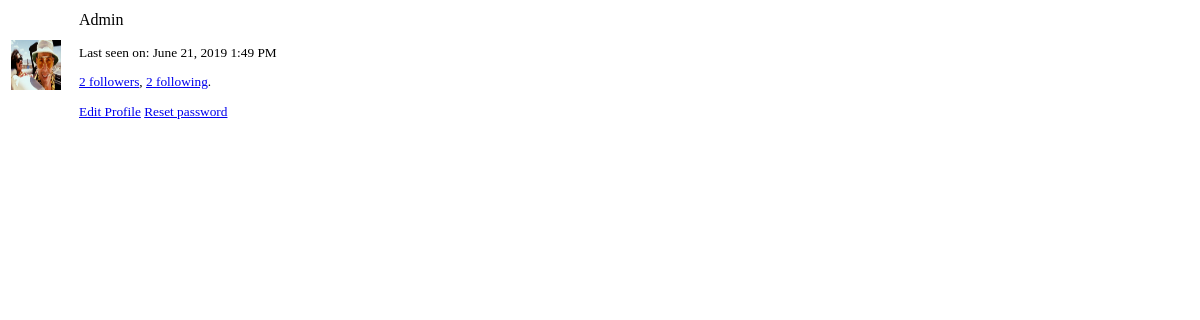
Page /user/Admin/popup (signed in) on the earlier database version.
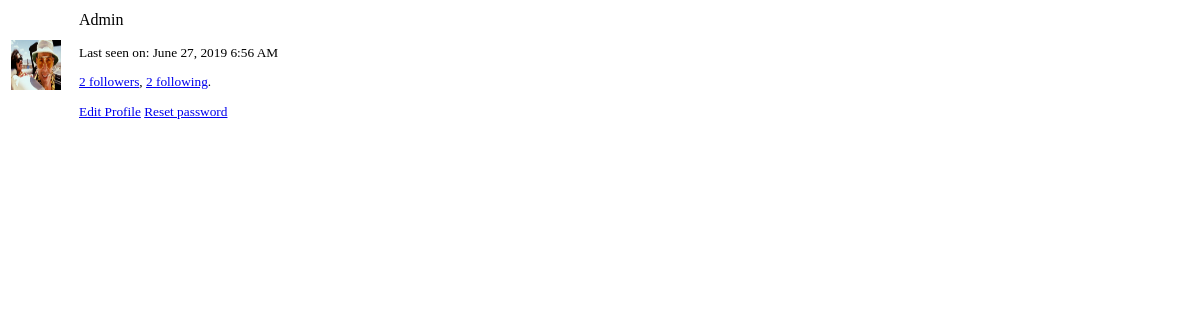
Same page on the later database version.
### app/models.py (models this page shows, shortened)
class User(UserMixin, db.Model):
    id = db.Column(db.Integer, primary_key=True)
    username = db.Column(db.String(64), index=True, unique=True)
    email = db.Column(db.String(128), index=True, unique=True)
    password_hash = db.Column(db.String(128))
    posts = db.relationship('Post', backref='author', lazy='dynamic')
    last_seen = db.Column(db.DateTime, default=datetime.utcnow)
    avatar_filename = db.Column(db.String(64))
    messages_sent = db.relationship('Message', foreign_keys='Message.sender_id',
                                    backref='author', lazy='dynamic')
    messages_received = db.relationship('Message', foreign_keys='Message.recipient_id',
                                        backref='recipient', lazy='dynamic')
    last_message_read_time = db.Column(db.DateTime)
    followed = db.relationship(
        'User',
        secondary=followers,
        primaryjoin=followers.c.follower_id == id,
        secondaryjoin=followers.c.followed_id == id,
        backref=db.backref('followers', lazy='dynamic'),
        lazy='dynamic'
    )
    notifications = db.relationship('Notification', backref='user', lazy='dynamic')
    def avatar(self):
        if not self.avatar_filename:
            return "https://c.tcdn.co/993/fa2/993fa2c0-03d1-11e8-b435-0007cb0b8645/channel256.png"
        else:
            return url_for('static', filename='img/' + self.avatar_filename)

### app/main/routes.py (the view)
@bp.route('/user/<username>/popup')
@login_required
def user_popup(username):
    user = User.query.filter_by(username=username).first_or_404()
    return render_template('user_popup.html', user=user)

### app/main/routes.py (called while the page is built)
@bp.before_request
def before_request():
    if current_user.is_authenticated:
        current_user.last_seen = datetime.utcnow()
        db.session.commit()
        if current_app.elasticsearch:
            g.search_form = SearchForm()
    g.locale = str(get_locale())

### app/models.py (called while the page is built)
@login.user_loader
def load_user(id):
    return User.query.get(int(id))

    @classmethod
    def before_commit(cls, session):
        session._changes = {
            'add': list(session.new),
            'update': list(session.dirty),
            'delete': list(session.deleted)
        }

    @classmethod
    def after_commit(cls, session):
        for obj in session._changes['add']:
            if isinstance(obj, SearchableMixin):
                add_to_index(obj.__tablename__, obj)
        for obj in session._changes['update']:
            if isinstance(obj, SearchableMixin):
                add_to_index(obj.__tablename__, obj)
        for obj in session._changes['delete']:
            if isinstance(obj, SearchableMixin):
                remove_from_index(obj.__tablename__, obj)
        session._changes = None

### app/templates/user_popup.html
<table class="table">
    <tr>
        <td width="64" style="border: 0px;">
            <a href="{{ url_for('main.user', username=user.username) }}">
                <img src="{{ user.avatar() }}" width="50" height="50">
            </a>
        </td>
        <td style="border: 0px;">
            <p>
                {{ user.username }}
            </p>
            <small>
                {% if user.last_seen %}
                    <p>{{ _("Last seen on")  }}: {{ moment(user.last_seen).format('LLL') }}</p>
                {% endif %}
                <p>
                    {% if user.followers.count() > 0 %}
                        <a href="{{ url_for("main.followers", username=user.username) }}">{{ user.followers.count() }} {{ _("followers") }}</a>,
                    {% else %}
                        {{ user.followers.count() }} {{ _("followers") }},
                    {% endif %}
                    {% if user.followed.count() > 0 %}
                        <a href="{{ url_for("main.followed", username=user.username) }}">{{ user.followed.count() }} {{ _("following") }}</a>.
                    {% else %}
                        {{ user.followed.count() }} {{ _("following") }}.
                    {% endif %}
                </p>
                {% if user == current_user %}
                    <a href={{ url_for("main.edit_profile") }}>{{ _("Edit Profile") }}</a>
                    <a href="{{ url_for("auth.reset_password_request") }}">{{ _("Reset password") }}</a>
                {% else %}
                    {% if current_user.is_following(user) %}
                        <a href={{ url_for("main.unfollow", username=user.username) }}>{{ _("Unfollow") }}</a>
                    {% else %}
                        <a href={{ url_for("main.follow", username=user.username) }}>{{ _("Follow") }}</a>
                    {% endif %}
                {% endif %}
            </small>
        </td>
    </tr>
</table>

Differences in the rows shown:
changed User "Admin": last_seen "June 21, 2019 1:49 PM" → "June 27, 2019 6:56 AM"
